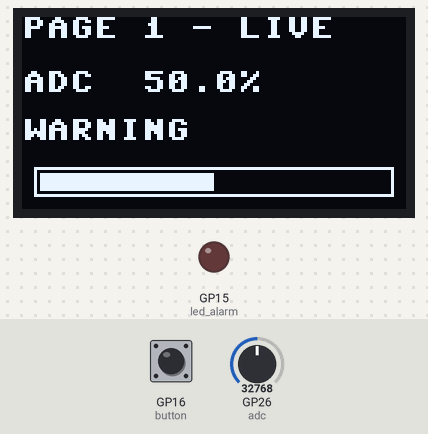
This program was run on a simulated Raspberry Pi Pico running MicroPython. On the bench: 128×64 one-colour display, output pins drawn as LEDs (lit = HIGH). Wiring (from the project's diagram.json): red LED on GP15, blue button A on GP16, potentiometer on GP26. The inputs (shaded band) are chosen by the test bench; at power-on: GP26 (adc) = 32768, GP16 (button) HIGH (analog values on the 0–65535 scale). Library files of the repository ran but are not shown: ssd1306.py; what the program prints to the serial console is not drawn.

Above: at 1.2 s.
1.3 s: GP26 (adc) set to 48448
At 2.4 s:
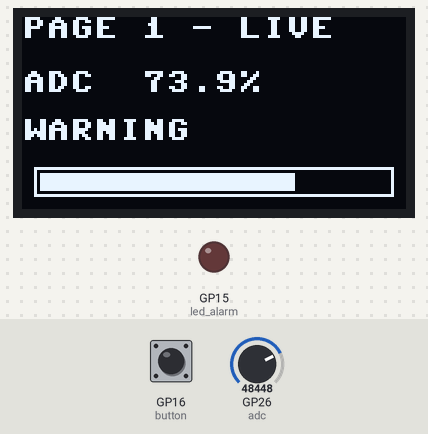
2.9 s: GP26 (adc) set to 49968
At 3.7 s:
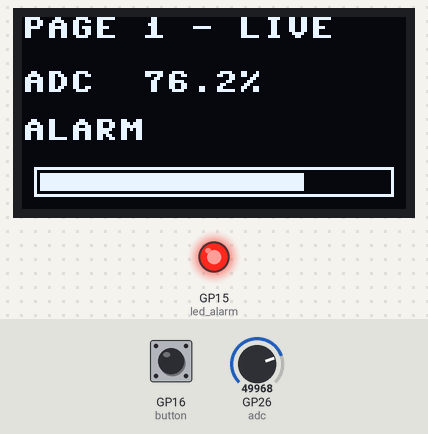
4.4 s: GP16 (button) pulled LOW for 0.15 s
At 4.9 s:
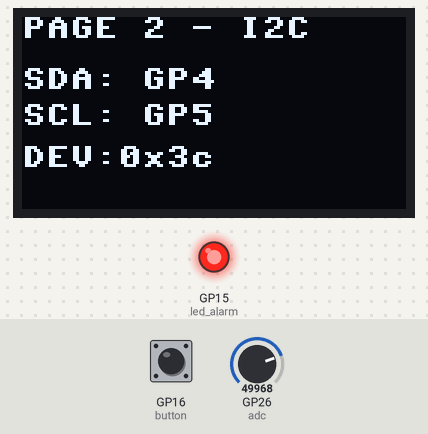
6.0 s: GP16 (button) pulled LOW for 1 s
At 6.13 s:
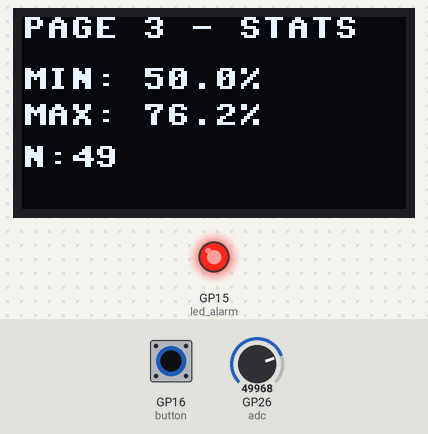
8.5 s: GP26 (adc) set to 19660
At 8.63 s:
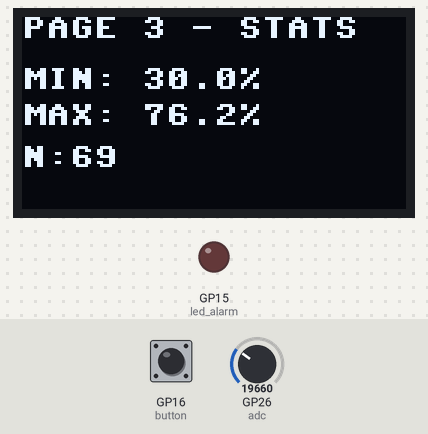
10.4 s: GP16 (button) pulled LOW for 0.15 s
At 11.3 s:
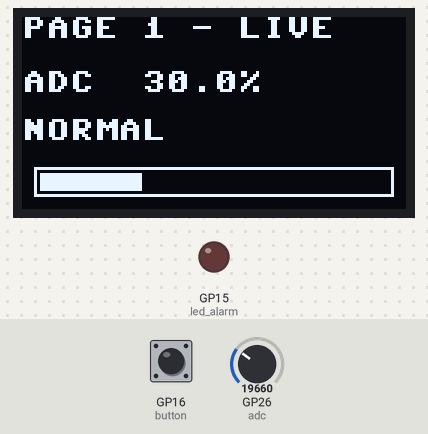
Timing chart, 0 to 13.0 s (numbered marks = the images above; inputs shaded):
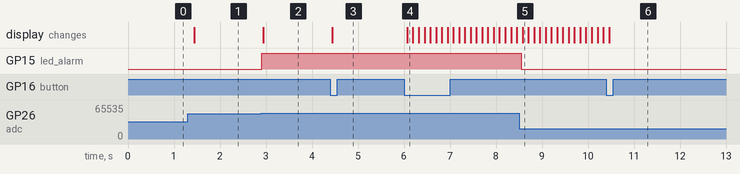

Measured:
- the behaviour switches between 49136 and 49152 on GP26 (adc) (found by bisection; images 1 and 2)
- after the input at 1.3 s, the display: changes after 0.14 s (image 1)
- after the input at 2.9 s, GP15 (led_alarm): LOW → HIGH at once; the display: changes at once (image 2)
- after the input at 4.4 s, the display: changes at once (image 3)
- after the input at 6.0 s, the display: changes after 0.07 s (image 4)
- after the input at 8.5 s, GP15 (led_alarm): HIGH → LOW after 0.05 s
- after the input at 10.4 s, the display: changes after 0.06 s (image 6)

The program:

main.py
```python
# SESION 10  Andrea Ceja y Eduardo Prado
# Monitor HMI: ADC + OLED SSD1306 por I2C (con modo consola si no hay OLED)

from machine import Pin, I2C, ADC
from time import sleep_ms

# Configuración de pines e I2C
SDA_PIN = 4
SCL_PIN = 5
OLED_ADDR = 0x3C

i2c = I2C(0, scl=Pin(SCL_PIN), sda=Pin(SDA_PIN), freq=400_000)

# Validación de dispositivos I2C al iniciar
devices = i2c.scan()
print('Dispositivos I2C detectados (hex):', [hex(x) for x in devices])
print('Dispositivos I2C detectados (dec):', devices)

HAS_OLED = OLED_ADDR in devices

if HAS_OLED:
    print('OLED detectada correctamente en la direccion 0x3C.')
else:
    print('ADVERTENCIA: OLED no encontrada en 0x3C.')


class ConsoleOLED:
    """Pantalla falsa: guarda el texto para imprimirlo en la consola."""
    def __init__(self):
        self.lines = []

    def fill(self, c):
        self.lines = []

    def text(self, s, x, y, c=1):
        self.lines.append((y, s))

    def rect(self, *a):
        pass

    def fill_rect(self, *a):
        pass

    def show(self):
        pass


if HAS_OLED:
    from ssd1306 import SSD1306_I2C
    oled = SSD1306_I2C(128, 64, i2c, addr=OLED_ADDR)
else:
    oled = ConsoleOLED()
    print('Modo consola: sin OLED, se imprime en el Shell.')

adc = ADC(26)
button = Pin(16, Pin.IN, Pin.PULL_UP)
led_alarm = Pin(15, Pin.OUT)

page = 0
last_button = 1
samples = 0
min_value = 100.0
max_value = 0.0
tick = 0


def classify(p):
    if p < 50:
        return 'NORMAL'
    elif p < 75:
        return 'WARNING'
    else:
        return 'ALARM'


def live_screen(p, state):
    oled.text('PAGE 1 - LIVE', 0, 0)
    oled.text('ADC {:5.1f}%'.format(p), 0, 18)
    oled.text(state, 0, 34)
    # Barra de progreso proporcional
    oled.rect(4, 50, 120, 10, 1)
    fill_w = int(116 * p / 100)
    if fill_w > 116:
        fill_w = 116
    oled.fill_rect(6, 52, fill_w, 6, 1)


def bus_screen():
    oled.text('PAGE 2 - I2C', 0, 0)
    oled.text('SDA: GP{}'.format(SDA_PIN), 0, 17)
    oled.text('SCL: GP{}'.format(SCL_PIN), 0, 29)
    dev_str = ','.join(hex(x) for x in devices)
    oled.text('DEV:' + dev_str, 0, 43)


def stats_screen():
    oled.text('PAGE 3 - STATS', 0, 0)
    oled.text('MIN:{:5.1f}%'.format(min_value), 0, 17)
    oled.text('MAX:{:5.1f}%'.format(max_value), 0, 29)
    oled.text('N:{}'.format(samples), 0, 43)


print('Monitor HMI iniciado correctamente.')

while True:
    raw = adc.read_u16()
    percent = raw * 100 / 65535
    state = classify(percent)

    samples += 1
    min_value = min(min_value, percent)
    max_value = max(max_value, percent)

    # El LED de alarma se enciende únicamente en estado ALARM
    led_alarm.value(state == 'ALARM')

    # Flanco de bajada del botón para cambiar de página
    current = button.value()
    if last_button == 1 and current == 0:
        page = (page + 1) % 3
        print('Cambio a PAGE', page + 1)
    last_button = current

    # Limpiar, dibujar la página activa y actualizar el display
    oled.fill(0)
    if page == 0:
        live_screen(percent, state)
    elif page == 1:
        bus_screen()
    else:
        stats_screen()
    oled.show()

    # Sin OLED: imprimir en el Shell cada 0.5 s
    if not HAS_OLED:
        tick += 1
        if tick % 5 == 0:
            print(' | '.join(s for y, s in sorted(oled.lines)),
                  '#' * int(percent / 5))

    sleep_ms(100)
```
